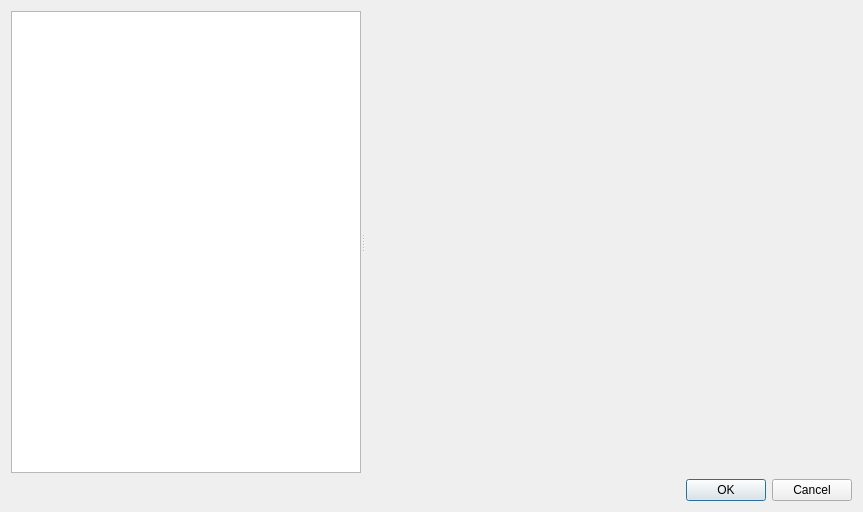
<?xml version="1.0" encoding="UTF-8"?>
<ui version="4.0">
 <class>QgsDbManagerDialog</class>
 <widget class="QDialog" name="QgsDbManagerDialog">
  <property name="geometry">
   <rect>
    <x>0</x>
    <y>0</y>
    <width>863</width>
    <height>512</height>
   </rect>
  </property>
  <property name="windowTitle">
   <string>DB Manager</string>
  </property>
  <layout class="QVBoxLayout" name="verticalLayout_3">
   <item>
    <widget class="QSplitter" name="mOptionsSplitter">
     <property name="orientation">
      <enum>Qt::Horizontal</enum>
     </property>
     <property name="childrenCollapsible">
      <bool>false</bool>
     </property>
     <widget class="QFrame" name="mOptionsListFrame">
      <property name="sizePolicy">
       <sizepolicy hsizetype="Maximum" vsizetype="Preferred">
        <horstretch>1</horstretch>
        <verstretch>0</verstretch>
       </sizepolicy>
      </property>
      <property name="minimumSize">
       <size>
        <width>0</width>
        <height>0</height>
       </size>
      </property>
      <property name="maximumSize">
       <size>
        <width>350</width>
        <height>16777215</height>
       </size>
      </property>
      <property name="frameShape">
       <enum>QFrame::NoFrame</enum>
      </property>
      <property name="frameShadow">
       <enum>QFrame::Raised</enum>
      </property>
      <layout class="QVBoxLayout" name="verticalLayout" stretch="0">
       <property name="leftMargin">
        <number>0</number>
       </property>
       <property name="topMargin">
        <number>0</number>
       </property>
       <property name="rightMargin">
        <number>0</number>
       </property>
       <property name="bottomMargin">
        <number>0</number>
       </property>
       <item>
        <widget class="QgsBrowserTreeView" name="mBrowserTreeView"/>
       </item>
      </layout>
     </widget>
     <widget class="QFrame" name="mOptionsFrame">
      <property name="sizePolicy">
       <sizepolicy hsizetype="Ignored" vsizetype="Preferred">
        <horstretch>10</horstretch>
        <verstretch>0</verstretch>
       </sizepolicy>
      </property>
      <property name="minimumSize">
       <size>
        <width>400</width>
        <height>0</height>
       </size>
      </property>
      <property name="frameShape">
       <enum>QFrame::NoFrame</enum>
      </property>
      <property name="frameShadow">
       <enum>QFrame::Raised</enum>
      </property>
      <layout class="QVBoxLayout" name="verticalLayout_2">
       <item>
        <widget class="QgsMessageBar" name="mMessageBar" native="true"/>
       </item>
       <item>
        <widget class="QStackedWidget" name="mStackedWidget">
         <property name="sizePolicy">
          <sizepolicy hsizetype="Expanding" vsizetype="Expanding">
           <horstretch>0</horstretch>
           <verstretch>0</verstretch>
          </sizepolicy>
         </property>
         <property name="frameShape">
          <enum>QFrame::NoFrame</enum>
         </property>
         <property name="currentIndex">
          <number>-1</number>
         </property>
        </widget>
       </item>
      </layout>
     </widget>
    </widget>
   </item>
   <item>
    <widget class="QDialogButtonBox" name="buttonBox">
     <property name="orientation">
      <enum>Qt::Horizontal</enum>
     </property>
     <property name="standardButtons">
      <set>QDialogButtonBox::Cancel|QDialogButtonBox::Ok</set>
     </property>
    </widget>
   </item>
  </layout>
 </widget>
 <customwidgets>
  <customwidget>
   <class>QgsBrowserTreeView</class>
   <extends>QTreeView</extends>
   <header>qgsbrowsertreeview.h</header>
  </customwidget>
  <customwidget>
   <class>QgsMessageBar</class>
   <extends>QWidget</extends>
   <header>qgsmessagebar.h</header>
   <container>1</container>
  </customwidget>
 </customwidgets>
 <resources/>
 <connections>
  <connection>
   <sender>buttonBox</sender>
   <signal>accepted()</signal>
   <receiver>QgsDbManagerDialog</receiver>
   <slot>accept()</slot>
   <hints>
    <hint type="sourcelabel">
     <x>248</x>
     <y>254</y>
    </hint>
    <hint type="destinationlabel">
     <x>157</x>
     <y>274</y>
    </hint>
   </hints>
  </connection>
  <connection>
   <sender>buttonBox</sender>
   <signal>rejected()</signal>
   <receiver>QgsDbManagerDialog</receiver>
   <slot>reject()</slot>
   <hints>
    <hint type="sourcelabel">
     <x>316</x>
     <y>260</y>
    </hint>
    <hint type="destinationlabel">
     <x>286</x>
     <y>274</y>
    </hint>
   </hints>
  </connection>
 </connections>
</ui>
